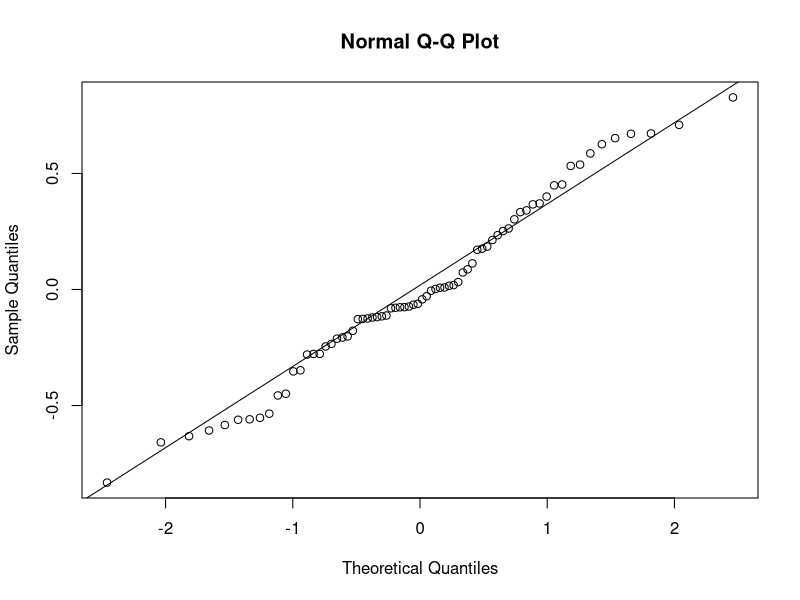
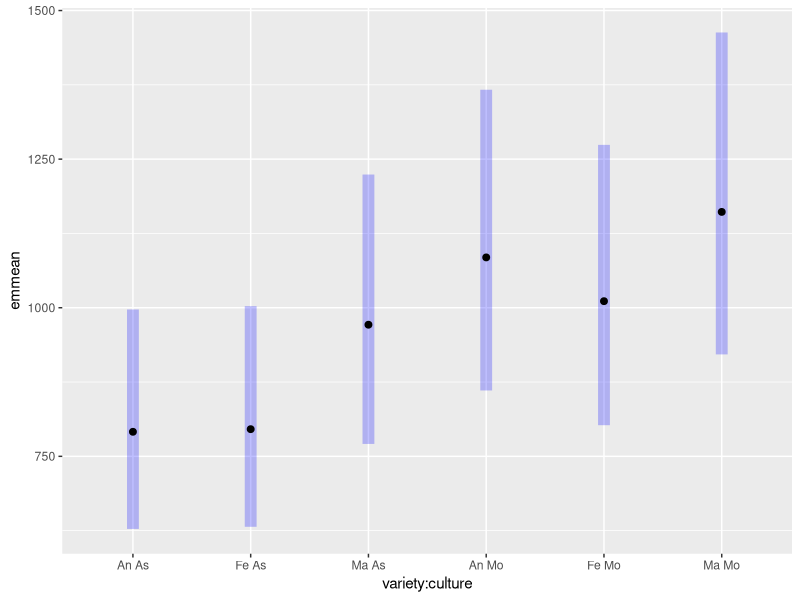
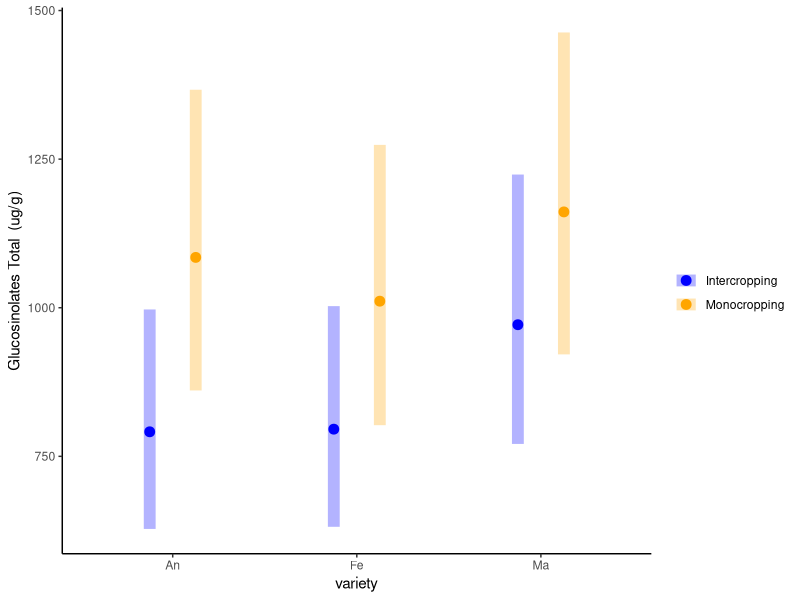
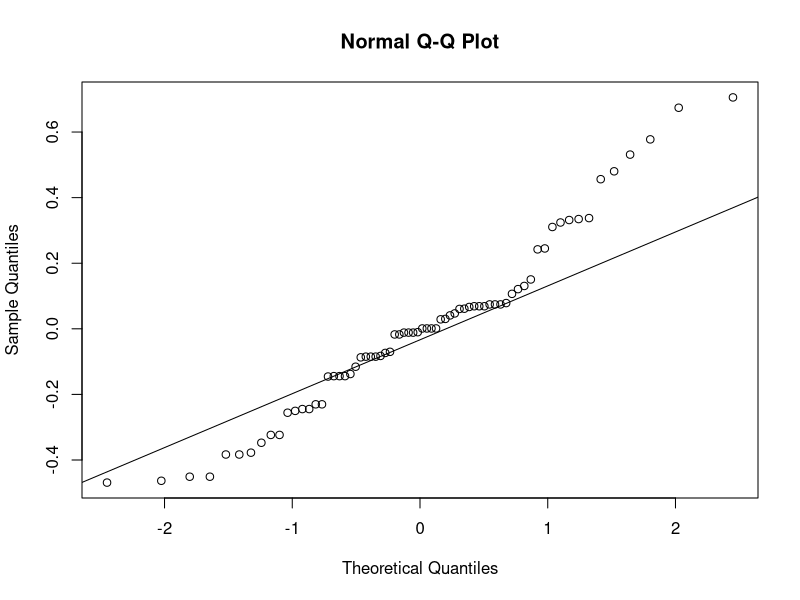
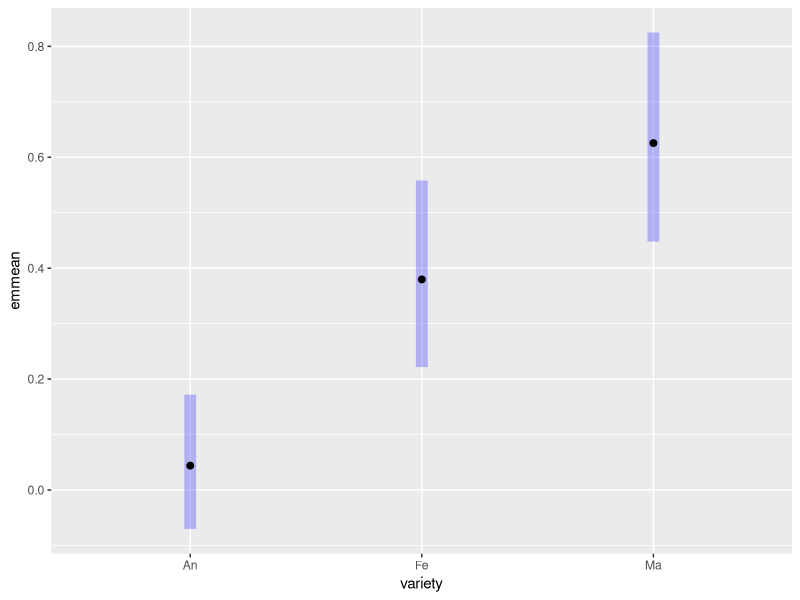
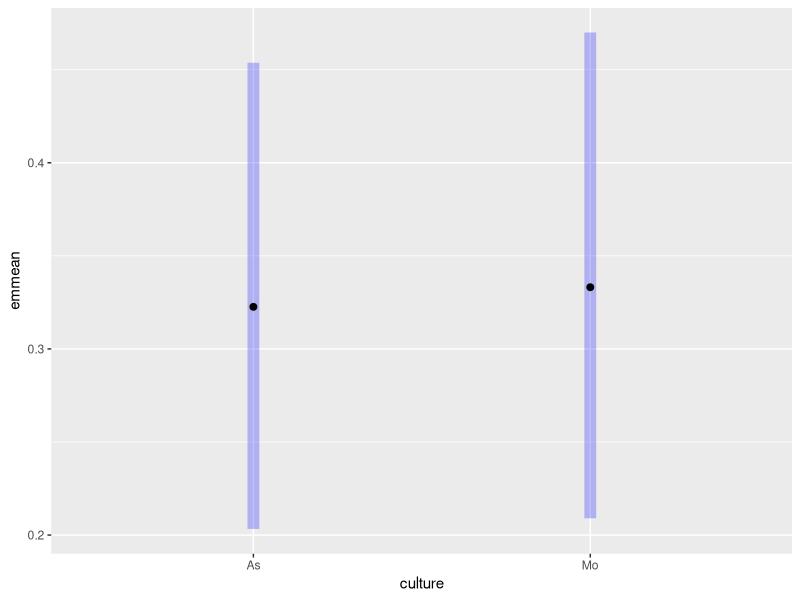
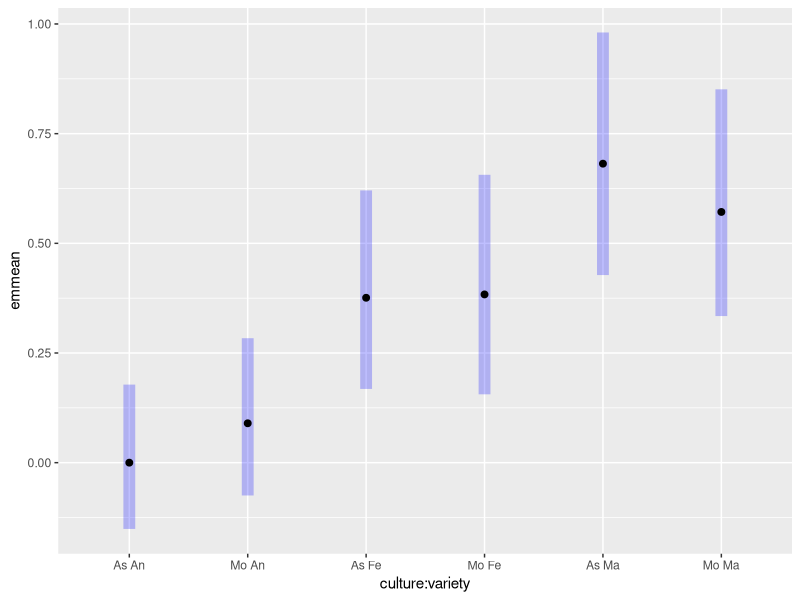
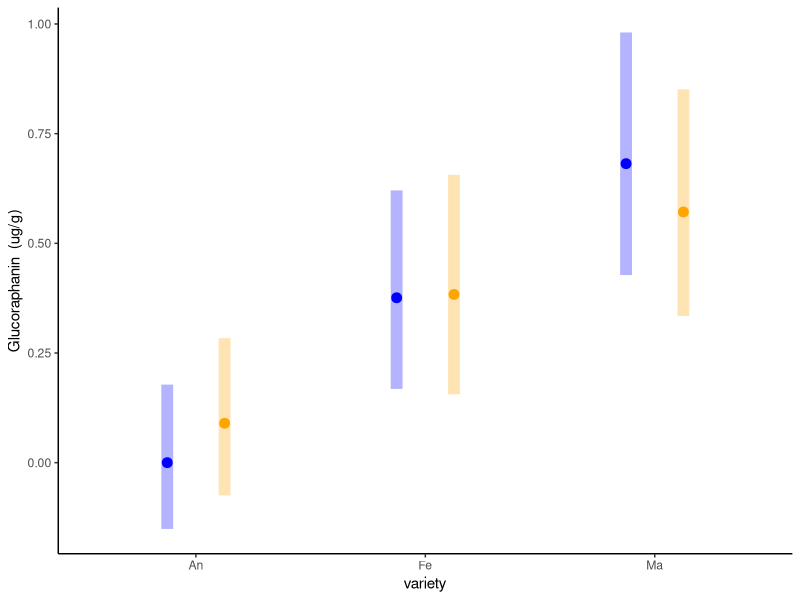

The R source for these figures, in order: (Note: this script raises an error after producing the figures.)
library (broom)
library(rstatix)
library(ggplot2)

EVA_Gluco <- read.csv("Data/Glucosinolates.csv", sep=";")
head(EVA_Gluco)

EVA_Gluco$date <- as.factor(EVA_Gluco$date)

EVA_Gluco <- subset(EVA_Gluco, EVA_Gluco$total > 60)


EVA_Gluco$Progoitrin.isomer<-as.numeric(as.character(EVA_Gluco$Progoitrin.isomer))
EVA_Gluco$Glucoalyssin<-as.numeric(as.character(EVA_Gluco$ Glucoalyssin))
EVA_Gluco$Gluconapoleiferin<-as.numeric(as.character(EVA_Gluco$Gluconapoleiferin))
EVA_Gluco$Gluconapin<-as.numeric(as.character(EVA_Gluco$Gluconapin))
EVA_Gluco$Butyl.GS<-as.numeric(as.character(EVA_Gluco$Butyl.GS))
EVA_Gluco$Glucobrassicanapin<-as.numeric(as.character(EVA_Gluco$Glucobrassicanapin))
EVA_Gluco$Glucobrassicin<-as.numeric(as.character(EVA_Gluco$Glucobrassicin))
EVA_Gluco$Gluconasturtiin<-as.numeric(as.character(EVA_Gluco$Gluconasturtiin))
EVA_Gluco$Methoxyglucobrassicin<-as.numeric(as.character(EVA_Gluco$Methoxyglucobrassicin))
EVA_Gluco$Neoglucobrassicin<-as.numeric(as.character(EVA_Gluco$Neoglucobrassicin))
EVA_Gluco$Unknown.GLS..C16H20N2O11S2.<-as.numeric(as.character(EVA_Gluco$Unknown.GLS..C16H20N2O11S2.))
EVA_Gluco$total<-as.numeric(as.character(EVA_Gluco$total))
EVA_Gluco$Glucoraphanin<-as.numeric(as.character(EVA_Gluco$Glucoraphanin))

EVA_Gluco <- subset(EVA_Gluco, EVA_Gluco$Sampling_campain == "EVA_2_AF")

EVA_Gluco$variety <- as.factor(EVA_Gluco$variety)
EVA_Gluco$bloc <- as.factor(EVA_Gluco$bloc)

head(EVA_Gluco)

#Total gluco ####
head(EVA_Gluco)

model <- lm(log(total+1) ~ bloc + variety*culture  , data=EVA_Gluco) #calculer le model, la covariable passe en premier 

model.metrics <- augment(model) 
head(model.metrics)

shapiro_test(model.metrics$.resid)
qqnorm(model.metrics$.resid)
qqline(model.metrics$.resid)

#Homogénéité des variances 

model.metrics %>% levene_test(.resid ~ variety*culture) #OK

# Valeurs aberrantes 

model.metrics %>% filter(abs(.std.resid) > 3) %>% as.data.frame() #OK

EVA_Gluco$log_total <- log(EVA_Gluco$total+1)

anova_table <- EVA_Gluco  %>% anova_test(log_total ~ bloc + variety*culture )

anova_results <- data.frame(variety_p = numeric(), culture_p = numeric(), CxV_p = numeric())

# Function to extract p-values and append to results table
variety_p <- anova_table$p[anova_table$Effect == "variety"]
culture_p <- anova_table$p[anova_table$Effect == "culture"]
CxV_p <- anova_table$p[anova_table$Effect == "variety:culture"]

# Append to the global results table
anova_results <- rbind(anova_results, data.frame(variety_p, culture_p, CxV_p ))

library(emmeans)

pwc <- 
  emmeans(model,pairwise~variety*culture)
pwc
pairwise <- pwc$contrasts

emm<-emmeans(model, ~ variety*culture, type = 'response')

plot(emm, by = NULL, comparisons = FALSE, adjust = "tukey", horizontal = FALSE)

emm<-as.data.frame(emm)
emm

plot_total <- ggplot(emm, aes(x =response , y = variety, color = culture)) + 
  geom_point(position = position_dodge(width = 0.5), size=3, alpha = 1) + 
  geom_linerange(aes(xmin = lower.CL, xmax = upper.CL),position = position_dodge(width = 0.5),size = 4, alpha=0.3) + 
  scale_color_manual(values = c("blue","orange"), name = "", labels = c("Intercropping", "Monocropping")) + 
  labs(x = "Glucosinolates Total  (ug/g)", y = "variety") + 
  theme_classic() + coord_flip()

total <- plot_total +  theme( legend.position="none")

plot_total

# Glucoraphanin ####

head(EVA_Gluco)

EVA_Gluco$variety <- as.factor(EVA_Gluco$variety)
EVA_Gluco_glucoraphanin <- subset(EVA_Gluco, EVA_Gluco$Glucoraphanin< 3)

model <- lm(log(Glucoraphanin+1)~ bloc + variety*culture  , data=EVA_Gluco_glucoraphanin) #calculer le model, la covariable passe en premier 

model.metrics <- augment(model) 
head(model.metrics)

shapiro_test(model.metrics$.resid)
qqnorm(model.metrics$.resid)
qqline(model.metrics$.resid)

#Homogénéité des variances 

model.metrics %>% levene_test(.resid ~ variety*culture) #OK

# Valeurs aberrantes 

model.metrics %>% filter(abs(.std.resid) > 3) %>% as.data.frame() #OK

EVA_Gluco_glucoraphanin$log_Glucoraphanin <- log(EVA_Gluco_glucoraphanin$Glucoraphanin+1)

anova_table <- EVA_Gluco_glucoraphanin  %>% anova_test(log_Glucoraphanin ~ bloc + variety*culture )

# Function to extract p-values and append to results table
variety_p <- anova_table$p[anova_table$Effect == "variety"]
culture_p <- anova_table$p[anova_table$Effect == "culture"]
CxV_p <- anova_table$p[anova_table$Effect == "variety:culture"]

# Append to the global results table
anova_results <- rbind(anova_results, data.frame(variety_p, culture_p, CxV_p ))

library(emmeans)

pwc <- 
  emmeans(model,pairwise~culture)
pwc
pairwise <- pwc$contrasts

emm<-emmeans(model, ~ variety, type = 'response')

plot(emm, by = NULL, comparisons = FALSE, adjust = "tukey", horizontal = FALSE)

emm<-emmeans(model, ~ culture, type = 'response')

plot(emm, by = NULL, comparisons = FALSE, adjust = "tukey", horizontal = FALSE)

emm<-emmeans(model, ~ culture*variety, type = 'response')

plot(emm, by = NULL, comparisons = FALSE, adjust = "tukey", horizontal = FALSE)

emm<-as.data.frame(emm)
emm

plot_Glucoraphanin <- ggplot(emm, aes(x =response , y = variety, color = culture)) + 
  geom_point(position = position_dodge(width = 0.5), size=3, alpha = 1) + 
  geom_linerange(aes(xmin = lower.CL, xmax = upper.CL),position = position_dodge(width = 0.5),size = 4, alpha=0.3) + 
  scale_color_manual(values = c("blue","orange"), name = "", labels = c("Intercropping", "Monocropping")) + 
  labs(x = "Glucoraphanin  (ug/g)", y = "variety") + 
  theme_classic() + coord_flip()

Glucoraphanin <- plot_Glucoraphanin +  theme( legend.position="none")

Glucoraphanin

# Progoitrin.isomer####

head(EVA_Gluco)

EVA_Gluco$variety <- as.factor(EVA_Gluco$variety)

model <- lm(log(Progoitrin.isomer+1) ~ bloc + variety*culture  , data=EVA_Gluco) #calculer le model, la covariable passe en premier 

model.metrics <- augment(model) 
head(model.metrics)

shapiro_test(model.metrics$.resid)
qqnorm(model.metrics$.resid)
qqline(model.metrics$.resid)

#Homogénéité des variances 

model.metrics %>% levene_test(.resid ~ variety*culture) #OK

# Valeurs aberrantes 

model.metrics %>% filter(abs(.std.resid) > 3) %>% as.data.frame() #OK

EVA_Gluco$log_Progoitrin.isomer <- log(EVA_Gluco$Progoitrin.isomer+1)

anova_table <- EVA_Gluco  %>% anova_test(log_Progoitrin.isomer ~ bloc + variety*culture )

# Function to extract p-values and append to results table
variety_p <- anova_table$p[anova_table$Effect == "variety"]
culture_p <- anova_table$p[anova_table$Effect == "culture"]
CxV_p <- anova_table$p[anova_table$Effect == "variety:culture"]

# Append to the global results table
anova_results <- rbind(anova_results, data.frame(variety_p, culture_p, CxV_p ))

library(emmeans)

emm<-emmeans(model, ~ culture*variety, type = 'response')

plot(emm, by = NULL, comparisons = FALSE, adjust = "tukey", horizontal = FALSE)

emm<-as.data.frame(emm)
emm

plot_Progoitrin.isomer<- ggplot(emm, aes(x =response , y = variety, color = culture)) + 
  geom_point(position = position_dodge(width = 0.5), size=3, alpha = 1) + 
  geom_linerange(aes(xmin = lower.CL, xmax = upper.CL),position = position_dodge(width = 0.5),size = 4, alpha=0.3) + 
  scale_color_manual(values = c("blue","orange"), name = "", labels = c("Intercropping", "Monocropping")) + 
  labs(x = "Progoitrin  (ug/g)", y = "variety") + 
  theme_classic() + coord_flip()

Progoitrin <- plot_Progoitrin.isomer +  theme( legend.position="none")

Progoitrin

# Glucoalyssin ####

head(EVA_Gluco)

EVA_Gluco$variety <- as.factor(EVA_Gluco$variety)

model <- lm(log(Glucoalyssin+1) ~ bloc + variety*culture  , data=EVA_Gluco) #calculer le model, la covariable passe en premier 

model.metrics <- augment(model) 
head(model.metrics)

shapiro_test(model.metrics$.resid)
qqnorm(model.metrics$.resid)
qqline(model.metrics$.resid)

#Homogénéité des variances 

model.metrics %>% levene_test(.resid ~ variety*culture) #OK

# Valeurs aberrantes 

model.metrics %>% filter(abs(.std.resid) > 3) %>% as.data.frame() #OK

EVA_Gluco$log_glucoalyssin <- log(EVA_Gluco$Glucoalyssin+1)
anova_table <- EVA_Gluco  %>% anova_test(log_glucoalyssin ~ bloc + variety*culture )

# Function to extract p-values and append to results table
variety_p <- anova_table$p[anova_table$Effect == "variety"]
culture_p <- anova_table$p[anova_table$Effect == "culture"]
CxV_p <- anova_table$p[anova_table$Effect == "variety:culture"]

# Append to the global results table
anova_results <- rbind(anova_results, data.frame(variety_p, culture_p, CxV_p ))

library(emmeans)

emm<-emmeans(model, ~ culture*variety, type = 'response')

plot(emm, by = NULL, comparisons = FALSE, adjust = "tukey", horizontal = FALSE)

emm<-as.data.frame(emm)
emm

plot_Glucoalyssin <- ggplot(emm, aes(x =response , y = variety, color = culture)) + 
  geom_point(position = position_dodge(width = 0.5), size=3, alpha = 1) + 
  geom_linerange(aes(xmin = lower.CL, xmax = upper.CL),position = position_dodge(width = 0.5),size = 4, alpha=0.3) + 
  scale_color_manual(values = c("blue","orange"), name = "", labels = c("Intercropping", "Monocropping")) + 
  labs(x = "Glucoalyssin  (ug/g)", y = "variety") + 
  theme_classic() + coord_flip()

Glucoalyssin <- plot_Glucoalyssin +  theme( legend.position="none")

Glucoalyssin

# Gluconapoleiferin ####

head(EVA_Gluco)

EVA_Gluco$variety <- as.factor(EVA_Gluco$variety)

model <- lm(log(Gluconapoleiferin+1) ~ bloc + variety*culture  , data=EVA_Gluco) #calculer le model, la covariable passe en premier 

model.metrics <- augment(model) 
head(model.metrics)

shapiro_test(model.metrics$.resid)
qqnorm(model.metrics$.resid)
qqline(model.metrics$.resid)

#Homogénéité des variances 

model.metrics %>% levene_test(.resid ~ variety*culture) #OK

# Valeurs aberrantes 

model.metrics %>% filter(abs(.std.resid) > 3) %>% as.data.frame() #OK

EVA_Gluco$log_Gluconapoleiferin <- log(EVA_Gluco$Gluconapoleiferin+1)

anova_table <- EVA_Gluco  %>% anova_test(log_Gluconapoleiferin ~ bloc + variety*culture )

# Function to extract p-values and append to results table
variety_p <- anova_table$p[anova_table$Effect == "variety"]
culture_p <- anova_table$p[anova_table$Effect == "culture"]
CxV_p <- anova_table$p[anova_table$Effect == "variety:culture"]

# Append to the global results table
anova_results <- rbind(anova_results, data.frame(variety_p, culture_p, CxV_p ))

library(emmeans)

pwc <- 
  emmeans(model,pairwise~culture)
pwc
pairwise <- pwc$contrasts

emm<-emmeans(model, ~ variety, type = 'response')

plot(emm, by = NULL, comparisons = FALSE, adjust = "tukey", horizontal = FALSE)

emm<-emmeans(model, ~ culture, type = 'response')

plot(emm, by = NULL, comparisons = FALSE, adjust = "tukey", horizontal = FALSE)

emm<-emmeans(model, ~ culture*variety, type = 'response')

plot(emm, by = NULL, comparisons = FALSE, adjust = "tukey", horizontal = FALSE)

emm<-as.data.frame(emm)
emm

plot_Gluconapoleiferin <- ggplot(emm, aes(x =response , y = variety, color = culture)) + 
  geom_point(position = position_dodge(width = 0.5), size=3, alpha = 1) + 
  geom_linerange(aes(xmin = lower.CL, xmax = upper.CL),position = position_dodge(width = 0.5),size = 4, alpha=0.3) + 
  scale_color_manual(values = c("blue","orange"), name = "", labels = c("Intercropping", "Monocropping")) + 
  labs(x = "Glucoraphanin  (ug/g)", y = "variety") + 
  theme_classic() + coord_flip()

Gluconapoleiferin <- plot_Gluconapoleiferin +  theme( legend.position="none")

Gluconapoleiferin

#Gluconapin####

head(EVA_Gluco)

EVA_Gluco$variety <- as.factor(EVA_Gluco$variety)

model <- lm(log(Gluconapin+1) ~ bloc + variety*culture  , data=EVA_Gluco) #calculer le model, la covariable passe en premier 

model.metrics <- augment(model) 
head(model.metrics)

shapiro_test(model.metrics$.resid)
qqnorm(model.metrics$.resid)
qqline(model.metrics$.resid)

#Homogénéité des variances 

model.metrics %>% levene_test(.resid ~ variety*culture) #OK

# Valeurs aberrantes 

model.metrics %>% filter(abs(.std.resid) > 3) %>% as.data.frame() #OK

EVA_Gluco$log_Gluconapin <- log(EVA_Gluco$Gluconapin+1)

anova_table <- EVA_Gluco  %>% anova_test(Gluconapin ~ bloc + variety*culture )

# Function to extract p-values and append to results table
variety_p <- anova_table$p[anova_table$Effect == "variety"]
culture_p <- anova_table$p[anova_table$Effect == "culture"]
CxV_p <- anova_table$p[anova_table$Effect == "variety:culture"]

# Append to the global results table
anova_results <- rbind(anova_results, data.frame(variety_p, culture_p, CxV_p ))

library(emmeans)

emm<-emmeans(model, ~ culture*variety, type = 'response')

plot(emm, by = NULL, comparisons = FALSE, adjust = "tukey", horizontal = FALSE)

emm<-as.data.frame(emm)
emm

plot_Gluconapin<- ggplot(emm, aes(x =response , y = variety, color = culture)) + 
  geom_point(position = position_dodge(width = 0.5), size=3, alpha = 1) + 
  geom_linerange(aes(xmin = lower.CL, xmax = upper.CL),position = position_dodge(width = 0.5),size = 4, alpha=0.3) + 
  scale_color_manual(values = c("blue","orange"), name = "", labels = c("Intercropping", "Monocropping")) + 
  labs(x = "Gluconapinn  (ug/g)", y = "variety") + 
  theme_classic() + coord_flip()

Gluconapin <- plot_Gluconapin +  theme( legend.position="none")

Gluconapin

# Butyl-GLS ####
head(EVA_Gluco)

EVA_Gluco$variety <- as.factor(EVA_Gluco$variety)

KW_table <- kruskal.test(Butyl.GS ~ variety, data = EVA_Gluco)
variety_p <- KW_table$p.value

KW_table <-kruskal.test(Butyl.GS ~ culture, data = EVA_Gluco)
culture_p <- KW_table$p.value

CxV_p <- "NA"

# Append to the global results table
anova_results <- rbind(anova_results, data.frame(variety_p, culture_p, CxV_p ))

model <- lm(log(Butyl.GS+1) ~ bloc + variety*culture  , data=EVA_Gluco) #calculer le model, la covariable passe en premier 

model.metrics <- augment(model) 
head(model.metrics)

shapiro_test(model.metrics$.resid)
qqnorm(model.metrics$.resid)
qqline(model.metrics$.resid)

#Homogénéité des variances 

model.metrics %>% levene_test(.resid ~ variety*culture) #OK

# Valeurs aberrantes 

model.metrics %>% filter(abs(.std.resid) > 3) %>% as.data.frame() #OK

EVA_Gluco  %>% anova_test(Butyl.GS ~ bloc + variety*culture )

library(emmeans)

pwc <- 
  emmeans(model,pairwise~variety)
pwc
pairwise <- pwc$contrasts

emm<-emmeans(model, ~ variety*culture, type = 'response')

plot(emm, by = NULL, comparisons = FALSE, adjust = "tukey", horizontal = FALSE)

emm<-as.data.frame(emm)
emm

plot_Butyl <- ggplot(emm, aes(x =response , y = variety, color = culture)) + 
  geom_point(position = position_dodge(width = 0.5), size=3, alpha = 1) + 
  geom_linerange(aes(xmin = lower.CL, xmax = upper.CL),position = position_dodge(width = 0.5),size = 4, alpha=0.3) + 
  scale_color_manual(values = c("blue","orange"), name = "", labels = c("Intercropping", "Monocropping")) + 
  labs(x = "Butyl glucosinolate  (ug/g)", y = "variety") + 
  theme_classic() + coord_flip()

Butyl <- plot_Butyl+  theme( legend.position="none")

Butyl

# Glucobrassicanapin ####

model <- lm(log(Glucobrassicanapin+1) ~ bloc + variety*culture  , data=EVA_Gluco) #calculer le model, la covariable passe en premier 

model.metrics <- augment(model) 
head(model.metrics)

shapiro_test(model.metrics$.resid)
qqnorm(model.metrics$.resid)
qqline(model.metrics$.resid)

#Homogénéité des variances 

model.metrics %>% levene_test(.resid ~ variety*culture) #OK

# Valeurs aberrantes 

model.metrics %>% filter(abs(.std.resid) > 3) %>% as.data.frame() #OK

EVA_Gluco$log_Glucobrassicanapin <- log(EVA_Gluco$Glucobrassicanapin+1)

anova_table <- EVA_Gluco  %>% anova_test(Glucobrassicanapin ~ bloc + variety*culture )

# Function to extract p-values and append to results table
variety_p <- anova_table$p[anova_table$Effect == "variety"]
culture_p <- anova_table$p[anova_table$Effect == "culture"]
CxV_p <- anova_table$p[anova_table$Effect == "variety:culture"]

# Append to the global results table
anova_results <- rbind(anova_results, data.frame(variety_p, culture_p, CxV_p ))

library(emmeans)

pwc <- 
  emmeans(model,pairwise~variety)
pwc
pairwise <- pwc$contrasts

emm<-emmeans(model, ~ variety*culture, type = 'response')

plot(emm, by = NULL, comparisons = FALSE, adjust = "tukey", horizontal = FALSE)

emm<-as.data.frame(emm)
emm

plot_Glucobrassicanapin <- ggplot(emm, aes(x =response , y = variety, color = culture)) + 
  geom_point(position = position_dodge(width = 0.5), size=3, alpha = 1) + 
  geom_linerange(aes(xmin = lower.CL, xmax = upper.CL),position = position_dodge(width = 0.5),size = 4, alpha=0.3) + 
  scale_color_manual(values = c("blue","orange"), name = "", labels = c("Intercropping", "Monocropping")) + 
  labs(x = "Glucobrassicanapin  (ug/g)", y = "variety") + 
  theme_classic() + coord_flip()

Glucobrassicanapin <- plot_Glucobrassicanapin +  theme( legend.position="none")

Glucobrassicanapin

# Glucobrassicin ####
head(EVA_Gluco)

model <- lm(log(Glucobrassicin+1) ~ bloc + variety*culture  , data=EVA_Gluco) #calculer le model, la covariable passe en premier 

model.metrics <- augment(model) 
head(model.metrics)

shapiro_test(model.metrics$.resid)
qqnorm(model.metrics$.resid)
qqline(model.metrics$.resid)

#Homogénéité des variances 

model.metrics %>% levene_test(.resid ~ variety*culture) #OK

# Valeurs aberrantes 

model.metrics %>% filter(abs(.std.resid) > 3) %>% as.data.frame() #OK

EVA_Gluco$log_Glucobrassicin <- log(EVA_Gluco$Glucobrassicin+1)

anova_table <- EVA_Gluco  %>% anova_test(log_Glucobrassicin ~ bloc + variety*culture )

# Function to extract p-values and append to results table
variety_p <- anova_table$p[anova_table$Effect == "variety"]
culture_p <- anova_table$p[anova_table$Effect == "culture"]
CxV_p <- anova_table$p[anova_table$Effect == "variety:culture"]

# Append to the global results table
anova_results <- rbind(anova_results, data.frame(variety_p, culture_p, CxV_p ))

library(emmeans)

pwc <- 
  emmeans(model,pairwise~variety)
pwc
pairwise <- pwc$contrasts

emm<-emmeans(model, ~ variety*culture, type = 'response')

plot(emm, by = NULL, comparisons = FALSE, adjust = "tukey", horizontal = FALSE)

emm<-as.data.frame(emm)
emm

plot_Glucobrassicin <- ggplot(emm, aes(x =response , y = variety, color = culture)) + 
  geom_point(position = position_dodge(width = 0.5), size=3, alpha = 1) + 
  geom_linerange(aes(xmin = lower.CL, xmax = upper.CL),position = position_dodge(width = 0.5),size = 4, alpha=0.3) + 
  scale_color_manual(values = c("blue","orange"), name = "", labels = c("Intercropping", "Monocropping")) + 
  labs(x = "Glucobrassicin  (ug/g)", y = "variety") + 
  theme_classic() + coord_flip()

Glucobrassicin <- plot_Glucobrassicin +  theme( legend.position="none")

Glucobrassicin

#Gluconasturtiin####

head(EVA_Gluco)

model <- lm(log(Gluconasturtiin+1) ~ bloc + variety*culture  , data=EVA_Gluco) #calculer le model, la covariable passe en premier 

model.metrics <- augment(model) 
head(model.metrics)

shapiro_test(model.metrics$.resid)
qqnorm(model.metrics$.resid)
qqline(model.metrics$.resid)

#Homogénéité des variances 

model.metrics %>% levene_test(.resid ~ variety*culture) #OK

# Valeurs aberrantes 

model.metrics %>% filter(abs(.std.resid) > 3) %>% as.data.frame() #OK

EVA_Gluco$log_Gluconasturtiin <- log(EVA_Gluco$Gluconasturtiin+1)

anova_table <- EVA_Gluco  %>% anova_test(log_Gluconasturtiin ~ bloc + variety*culture )

# Function to extract p-values and append to results table
variety_p <- anova_table$p[anova_table$Effect == "variety"]
culture_p <- anova_table$p[anova_table$Effect == "culture"]
CxV_p <- anova_table$p[anova_table$Effect == "variety:culture"]

# Append to the global results table
anova_results <- rbind(anova_results, data.frame(variety_p, culture_p, CxV_p ))

library(emmeans)

emm<-emmeans(model, ~ culture*variety, type = 'response')

plot(emm, by = NULL, comparisons = FALSE, adjust = "tukey", horizontal = FALSE)

emm<-as.data.frame(emm)
emm

plot_Gluconasturtiin <- ggplot(emm, aes(x =response , y = variety, color = culture)) + 
  geom_point(position = position_dodge(width = 0.5), size=3, alpha = 1) + 
  geom_linerange(aes(xmin = lower.CL, xmax = upper.CL),position = position_dodge(width = 0.5),size = 4, alpha=0.3) + 
  scale_color_manual(values = c("blue","orange"), name = "", labels = c("Intercropping", "Monocropping")) + 
  labs(x = "Gluconasturtiin  (ug/g)", y = "variety") + 
  theme_classic() + coord_flip()

Gluconasturtiin <- plot_Gluconasturtiin +  theme( legend.position="none")
Gluconasturtiin 

# Methoxyglucobrassicin ####
head(EVA_Gluco)

model <- lm(log(Methoxyglucobrassicin+1) ~ bloc + variety*culture  , data=EVA_Gluco) #calculer le model, la covariable passe en premier 

model.metrics <- augment(model) 
head(model.metrics)

shapiro_test(model.metrics$.resid)
qqnorm(model.metrics$.resid)
qqline(model.metrics$.resid)

#Homogénéité des variances 

model.metrics %>% levene_test(.resid ~ variety*culture) #OK

# Valeurs aberrantes 

model.metrics %>% filter(abs(.std.resid) > 3) %>% as.data.frame() #OK

EVA_Gluco$log_Methoxyglucobrassicin <- log(EVA_Gluco$Methoxyglucobrassicin+1)

anova_table <- EVA_Gluco  %>% anova_test(log_Methoxyglucobrassicin ~ bloc + variety*culture )

# Function to extract p-values and append to results table
variety_p <- anova_table$p[anova_table$Effect == "variety"]
culture_p <- anova_table$p[anova_table$Effect == "culture"]
CxV_p <- anova_table$p[anova_table$Effect == "variety:culture"]

# Append to the global results table
anova_results <- rbind(anova_results, data.frame(variety_p, culture_p, CxV_p ))

library(emmeans)

pwc <- 
  emmeans(model,pairwise~variety)
pwc
pairwise <- pwc$contrasts

emm<-emmeans(model, ~ variety*culture, type = 'response')

plot(emm, by = NULL, comparisons = FALSE, adjust = "tukey", horizontal = FALSE)

emm<-as.data.frame(emm)
emm

plot_Methoxyglucobrassicin <- ggplot(emm, aes(x =response , y = variety, color = culture)) + 
  geom_point(position = position_dodge(width = 0.5), size=3, alpha = 1) + 
  geom_linerange(aes(xmin = lower.CL, xmax = upper.CL),position = position_dodge(width = 0.5),size = 4, alpha=0.3) + 
  scale_color_manual(values = c("blue","orange"), name = "", labels = c("Intercropping", "Monocropping")) + 
  labs(x = "Glucobrassicin  (ug/g)", y = "variety") + 
  theme_classic() + coord_flip()

Methoxyglucobrassicin <- plot_Methoxyglucobrassicin +  theme( legend.position="none")

Methoxyglucobrassicin

# Neoglucobrassicin ####

head(EVA_Gluco)

model <- lm(log(Neoglucobrassicin+1) ~ bloc + variety*culture  , data=EVA_Gluco) #calculer le model, la covariable passe en premier 

model.metrics <- augment(model) 
head(model.metrics)

shapiro_test(model.metrics$.resid)
qqnorm(model.metrics$.resid)
qqline(model.metrics$.resid)

#Homogénéité des variances 

model.metrics %>% levene_test(.resid ~ variety*culture) #OK

# Valeurs aberrantes 

model.metrics %>% filter(abs(.std.resid) > 3) %>% as.data.frame() #OK

EVA_Gluco$log_Neoglucobrassicin <- log(EVA_Gluco$Neoglucobrassicin+1)

anova_table <- EVA_Gluco  %>% anova_test(log_Neoglucobrassicin ~ bloc + variety*culture )

# Function to extract p-values and append to results table
variety_p <- anova_table$p[anova_table$Effect == "variety"]
culture_p <- anova_table$p[anova_table$Effect == "culture"]
CxV_p <- anova_table$p[anova_table$Effect == "variety:culture"]

# Append to the global results table
anova_results <- rbind(anova_results, data.frame(variety_p, culture_p, CxV_p ))

library(emmeans)

pwc <- 
  emmeans(model,pairwise~variety)
pwc
pairwise <- pwc$contrasts

emm<-emmeans(model, ~ variety*culture, type = 'response')

plot(emm, by = NULL, comparisons = FALSE, adjust = "tukey", horizontal = FALSE)

emm<-as.data.frame(emm)
emm

plot_Neoglucobrassicin <- ggplot(emm, aes(x =response , y = variety, color = culture)) + 
  geom_point(position = position_dodge(width = 0.5), size=3, alpha = 1) + 
  geom_linerange(aes(xmin = lower.CL, xmax = upper.CL),position = position_dodge(width = 0.5),size = 4, alpha=0.3) + 
  scale_color_manual(values = c("blue","orange"), name = "", labels = c("Intercropping", "Monocropping")) + 
  labs(x = "Glucobrassicin  (ug/g)", y = "variety") + 
  theme_classic() + coord_flip()

Neoglucobrassicin <- plot_Neoglucobrassicin +  theme( legend.position="none")

Neoglucobrassicin

#Unknown.GLS ####

head(EVA_Gluco)

model <- lm(log(Unknown.GLS..C16H20N2O11S2.+1) ~ bloc + variety*culture  , data=EVA_Gluco) #calculer le model, la covariable passe en premier 

model.metrics <- augment(model) 
head(model.metrics)

shapiro_test(model.metrics$.resid)
qqnorm(model.metrics$.resid)
qqline(model.metrics$.resid)

#Homogénéité des variances 

model.metrics %>% levene_test(.resid ~ variety*culture) #OK

# Valeurs aberrantes 

model.metrics %>% filter(abs(.std.resid) > 3) %>% as.data.frame() #OK

EVA_Gluco$log_Unknown.GLS <- log(EVA_Gluco$Unknown.GLS..C16H20N2O11S2.+1)

anova_table <- EVA_Gluco  %>% anova_test(log_Unknown.GLS ~ bloc + variety*culture )

# Function to extract p-values and append to results table
variety_p <- anova_table$p[anova_table$Effect == "variety"]
culture_p <- anova_table$p[anova_table$Effect == "culture"]
CxV_p <- anova_table$p[anova_table$Effect == "variety:culture"]

# Append to the global results table
anova_results <- rbind(anova_results, data.frame(variety_p, culture_p, CxV_p ))

library(emmeans)

pwc <- 
  emmeans(model,pairwise~variety)
pwc
pairwise <- pwc$contrasts

emm<-emmeans(model, ~ variety*culture, type = 'response')

plot(emm, by = NULL, comparisons = FALSE, adjust = "tukey", horizontal = FALSE)

emm<-as.data.frame(emm)
emm

plot_log_Unknown.GLS <- ggplot(emm, aes(x =response , y = variety, color = culture)) + 
  geom_point(position = position_dodge(width = 0.5), size=3, alpha = 1) + 
  geom_linerange(aes(xmin = lower.CL, xmax = upper.CL),position = position_dodge(width = 0.5),size = 4, alpha=0.3) + 
  scale_color_manual(values = c("blue","orange"), name = "", labels = c("Intercropping", "Monocropping")) + 
  labs(x = "Glucobrassicin  (ug/g)", y = "variety") + 
  theme_classic() + coord_flip()

log_Unknown.GLS <- plot_log_Unknown.GLS +  theme( legend.position="none")

log_Unknown.GLS

# FIGURE ####

write.csv(anova_results, "~/working/Aboveground_characterization/3-Output/anova_results_EVA_2023_AF.csv" )


library(ggpubr)

figure <- ggarrange(total, Butyl, Glucoraphanin, Glucobrassicin, Glucobrassicanapin, 
                    Glucoalyssin, Gluconasturtiin, Gluconapin, Progoitrin,
                    labels = c("A", "B", "C", "D", "E", "F", "G","H", "I", "J"), 
                    ncol = 2, nrow = 5, 
                    common.legend = TRUE, legend = "bottom", 
                    widths = 2)
figure


library(ggpubr)

figure <- ggarrange(Weight, total, Butyl, Glucoraphanin, Glucobrassicin, Glucobrassicanapin, 
                    labels = c("A", "B", "C", "D", "E", "F"), 
                    ncol = 2, nrow = 3, 
                    common.legend = TRUE, legend = "bottom", 
                    widths = 2)
figure
